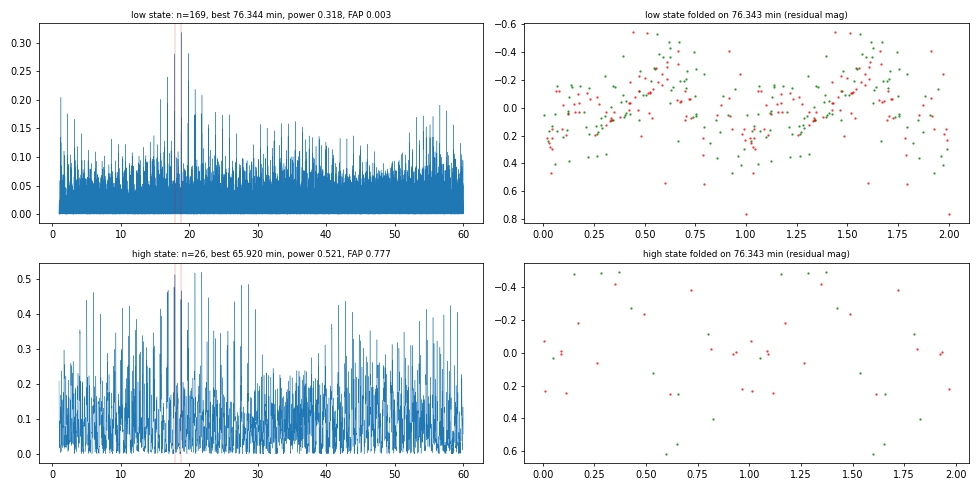

Here is the Python script that generated this plot:
"""ZTF24abfojgu = Gaia DR3 5182404743053707904 (2026-09-29): is the quiescent 76.34 / 80.63-min signal present, and stronger, in the
bright state that began 2024-09-27? A polar (magnetic CV) switching from a low to a high accretion state would show a large
orbital modulation at the same period.
Data: ZTF data-release PSF photometry (catflags 0) before MJD 60578 ("low") and from MJD 60580 ("high"); in the high state, ZTF
alerts (magpsf_corr, drb >= 0.8) add points after the data release ends (deduplicated against DR epochs within 0.0005 d).
Slow changes are removed by subtracting a leave-one-out running median over +-WIN d per filter (WIN = 3 by default; environment variable WIN) (points with fewer than 3
neighbours in that window are dropped); high-cadence nights (> 6 points) are dropped.
Lomb-Scargle 1-60 c/d on g+r combined (per-filter medians removed); FAP from 300 shuffles of magnitudes within filter and
3-d block (keeps slow structure, destroys phase coherence). Output: abfojgu_highstate.json, abfojgu_highstate.png."""
import numpy as np, pandas as pd, json, os, matplotlib; matplotlib.use("Agg"); import matplotlib.pyplot as plt
from astropy.timeseries import LombScargle
H = os.path.dirname(os.path.abspath(__file__)); oid = "ZTF24abfojgu"; WIN = float(os.environ.get("WIN", 3)); TAG = "" if WIN == 3 else f"_win{int(WIN)}"
d = pd.read_csv(os.path.join(H, "ztfdr", oid + ".csv")); d = d[d.catflags == 0]
a = pd.read_csv(os.path.join(H, "alerts", oid + ".csv")); a = a[(a.isdiffpos.astype(str).isin(["1", "t", "True"])) & (a.magpsf_corr < 90)]
a = a[np.where(a.drb.notna(), a.drb >= 0.8, a.rb >= 0.6)]
def dataset(state):
    rows = []
    for fc, fid in (("zg", 1), ("zr", 2)):
        x = d[d.filtercode == fc]; x = x[x.oid == x.oid.value_counts().index[0]]
        x = x[(x.mjd < 60578)] if state == "low" else x[x.mjd >= 60580]
        t, m, e = list(x.hjd), list(x.mag), list(x.magerr)
        if state == "high":
            y = a[(a.fid == fid) & (a.mjd >= 60580)]; dr_mjd = x.mjd.values
            for mj, mg, er in zip(y.mjd, y.magpsf_corr, y.sigmapsf_corr):
                if len(dr_mjd) == 0 or np.min(np.abs(dr_mjd - mj)) > 0.0005: t.append(mj + 2400000.5); m.append(mg); e.append(er)   # alert times are MJD (not barycentric; < 8 min error)
        df = pd.DataFrame(dict(t=t, m=m, e=e)); n = np.floor(df.t); df = df[n.map(n.value_counts()).values <= 6].reset_index(drop=True)
        tt_, mm_ = df.t.values, df.m.values; res = np.full(len(df), np.nan)
        for i in range(len(df)):            # leave-one-out running median; points with < 3 neighbours within 3 d are dropped
            nb = (np.abs(tt_ - tt_[i]) <= WIN); nb[i] = False
            if nb.sum() >= 3: res[i] = mm_[i] - np.median(mm_[nb])
        df["res"] = res; df = df[np.isfinite(df.res)]; df["f"] = fc; rows.append(df)
    return pd.concat(rows)
fr = np.linspace(1, 60, 200000); out = {}; rng = np.random.default_rng(9)
fig, ax = plt.subplots(2, 2, figsize=(14, 7))
for k, state in enumerate(("low", "high")):
    D = dataset(state); t, y, e = D.t.values, D.res.values, np.clip(D.e.values, 0.01, None); ls = LombScargle(t, y, e); p = ls.power(fr); j = int(np.argmax(p))
    mx = []
    for s in range(300):
        yy = y.copy()
        for f in ("zg", "zr"):
            idx = np.where(D.f.values == f)[0]; blk = np.floor(t[idx] / 3)
            for b in np.unique(blk):
                ii = idx[blk == b]; yy[ii] = rng.permutation(yy[ii])
        mx.append(LombScargle(t, yy, e).power(fr[::5]).max())
    fap = (np.sum(np.array(mx) >= p[j]) + 1) / 301
    near = {}
    for f0 in (18.8619, 17.8592, 19.8647):
        m = np.abs(fr - f0) < 0.01; i = int(np.argmax(np.where(m, p, 0))); near[f0] = (float(fr[i]), float(p[i]))
    fbest = fr[j]; ph = (t * fbest) % 1; amp = float(np.ptp(ls.model(np.linspace(0, 1 / fbest, 100) + t[0], fbest)) / 2)
    out[state] = dict(n=len(t), span_d=float(t.max() - t.min()), rms_res=float(np.std(y)), best_f=float(fbest), best_P_min=float(1440 / fbest), power=float(p[j]), fap=float(fap), semi_amp_mag=amp,
                      alias_peaks={f"{k_:.4f}": v for k_, v in near.items()})
    print(state, out[state], flush=True)
    ax[k, 0].plot(fr, p, lw=0.4); ax[k, 0].set_title(f"{state} state: n={len(t)}, best {1440/fbest:.3f} min, power {p[j]:.3f}, FAP {fap:.3f}", fontsize=9)
    for f0 in (18.8619, 17.8592): ax[k, 0].axvline(f0, color="r", lw=0.5, alpha=0.5)
    for f, c in (("zg", "g"), ("zr", "r")):
        i = D.f.values == f; pp = (t[i] * 18.8619) % 1; ax[k, 1].plot(np.r_[pp, pp + 1], np.r_[y[i], y[i]], ".", color=c, ms=3, alpha=0.6)
    ax[k, 1].invert_yaxis(); ax[k, 1].set_title(f"{state} state folded on 76.343 min (residual mag)", fontsize=9)
plt.tight_layout(); plt.savefig(os.path.join(H, f"abfojgu_highstate{TAG}.png"), dpi=70)
json.dump(out, open(os.path.join(H, f"abfojgu_highstate{TAG}.json"), "w"), indent=1)
# Targeted test (added 2026-09-29): the frequencies are known a priori from the low state, so the null distribution is the maximum
# power within +-0.01 c/d of the three alias frequencies (17.8592, 18.8619, 19.8647 c/d) under the same block shuffles.
win = np.zeros_like(fr, bool)
for f0 in (17.8592, 18.8619, 19.8647): win |= np.abs(fr - f0) < 0.01
frw = fr[win]
for state in ("low", "high"):
    D = dataset(state); t, y, e = D.t.values, D.res.values, np.clip(D.e.values, 0.01, None)
    obs = LombScargle(t, y, e).power(frw).max(); mx = []
    for s in range(1000):
        yy = y.copy()
        for f in ("zg", "zr"):
            idx = np.where(D.f.values == f)[0]; blk = np.floor(t[idx] / 3)
            for b in np.unique(blk):
                ii = idx[blk == b]; yy[ii] = rng.permutation(yy[ii])
        mx.append(LombScargle(t, yy, e).power(frw).max())
    fapt = (np.sum(np.array(mx) >= obs) + 1) / 1001; out[state]["targeted_power"] = float(obs); out[state]["targeted_fap"] = float(fapt)
    print(state, "targeted: max power in the alias windows %.3f, FAP %.4f (1000 block shuffles)" % (obs, fapt), flush=True)
json.dump(out, open(os.path.join(H, f"abfojgu_highstate{TAG}.json"), "w"), indent=1)
